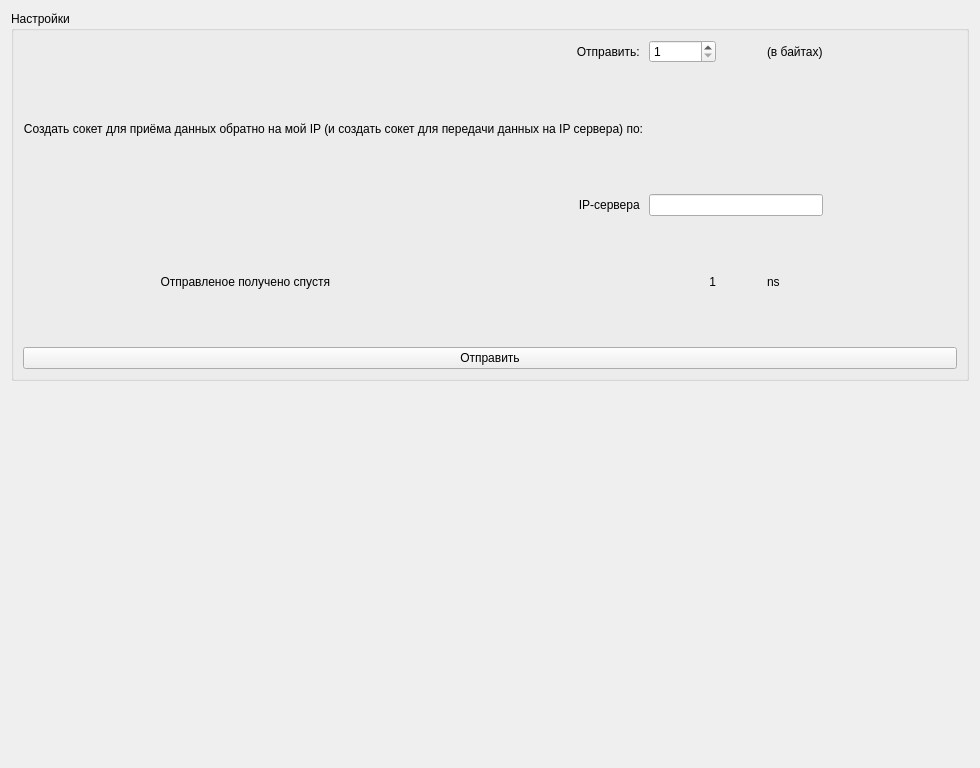
<?xml version="1.0" encoding="UTF-8"?>
<ui version="4.0">
 <class>Widget</class>
 <widget class="QWidget" name="Widget">
  <property name="geometry">
   <rect>
    <x>0</x>
    <y>0</y>
    <width>980</width>
    <height>768</height>
   </rect>
  </property>
  <property name="windowTitle">
   <string/>
  </property>
  <layout class="QGridLayout" name="gridLayout_2">
   <item row="0" column="1">
    <widget class="QGroupBox" name="groupBox">
     <property name="title">
      <string>Настройки</string>
     </property>
     <layout class="QGridLayout" name="gridLayout">
      <item row="0" column="5">
       <widget class="QLabel" name="label_2">
        <property name="text">
         <string>(в байтах)</string>
        </property>
        <property name="alignment">
         <set>Qt::AlignLeading|Qt::AlignLeft|Qt::AlignVCenter</set>
        </property>
       </widget>
      </item>
      <item row="3" column="3">
       <widget class="QLabel" name="labelNS">
        <property name="text">
         <string>1</string>
        </property>
        <property name="alignment">
         <set>Qt::AlignRight|Qt::AlignTrailing|Qt::AlignVCenter</set>
        </property>
       </widget>
      </item>
      <item row="0" column="1" colspan="2">
       <widget class="QLabel" name="label">
        <property name="text">
         <string>Отправить: </string>
        </property>
        <property name="alignment">
         <set>Qt::AlignRight|Qt::AlignTrailing|Qt::AlignVCenter</set>
        </property>
       </widget>
      </item>
      <item row="3" column="5">
       <widget class="QLabel" name="label_4">
        <property name="text">
         <string>ns</string>
        </property>
       </widget>
      </item>
      <item row="3" column="1">
       <widget class="QLabel" name="label_5">
        <property name="text">
         <string>Отправленое получено спустя</string>
        </property>
        <property name="alignment">
         <set>Qt::AlignRight|Qt::AlignTrailing|Qt::AlignVCenter</set>
        </property>
       </widget>
      </item>
      <item row="0" column="3">
       <widget class="QSpinBox" name="sboxCountSend">
        <property name="minimum">
         <number>1</number>
        </property>
        <property name="maximum">
         <number>9999999</number>
        </property>
       </widget>
      </item>
      <item row="5" column="1" colspan="8">
       <widget class="QPushButton" name="btnSend">
        <property name="text">
         <string>Отправить</string>
        </property>
       </widget>
      </item>
      <item row="2" column="2">
       <widget class="QLabel" name="label_6">
        <property name="text">
         <string>IP-сервера </string>
        </property>
        <property name="alignment">
         <set>Qt::AlignRight|Qt::AlignTrailing|Qt::AlignVCenter</set>
        </property>
       </widget>
      </item>
      <item row="2" column="3" colspan="3">
       <widget class="QLineEdit" name="lineEditServerIP"/>
      </item>
      <item row="1" column="1" colspan="2">
       <widget class="QLabel" name="label_3">
        <property name="text">
         <string>Создать сокет для приёма данных обратно на мой IP (и создать сокет для передачи данных на IP сервера) по:</string>
        </property>
        <property name="alignment">
         <set>Qt::AlignRight|Qt::AlignTrailing|Qt::AlignVCenter</set>
        </property>
       </widget>
      </item>
     </layout>
    </widget>
   </item>
   <item row="1" column="1">
    <widget class="QwtPlot" name="plot"/>
   </item>
  </layout>
 </widget>
 <customwidgets>
  <customwidget>
   <class>QwtPlot</class>
   <extends>QFrame</extends>
   <header>qwt_plot.h</header>
   <container>1</container>
  </customwidget>
 </customwidgets>
 <tabstops>
  <tabstop>btnSend</tabstop>
 </tabstops>
 <resources/>
 <connections/>
</ui>
